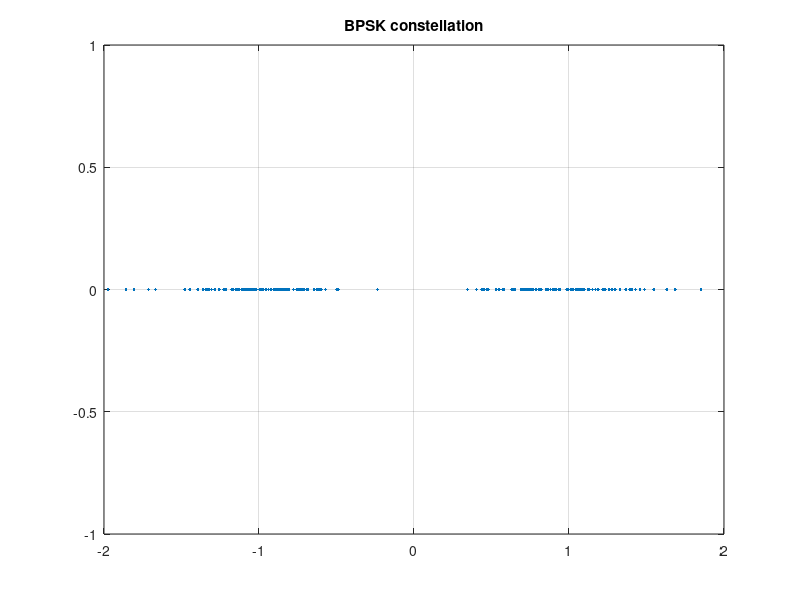
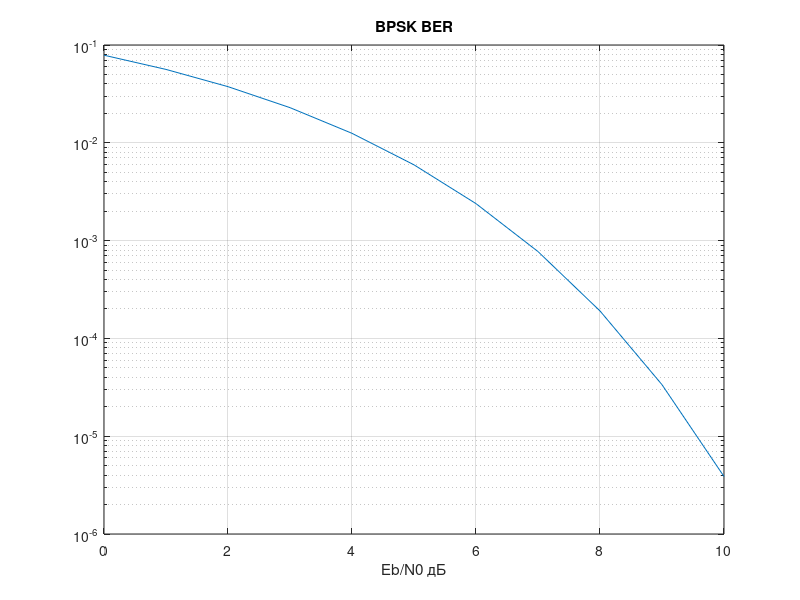

Here is the MATLAB script that generated these plots, in order:
% BPSK
% Созвездие + BER(Eb/N0)

noise = 0.3; Ns = 200;
bits = randi([0 1], 1, Ns);
sym = 1 - 2*bits;
rx = sym + noise*randn(1, Ns);
figure;
plot(real(rx), imag(rx), '.');
title('BPSK constellation'); axis([-2 2 -1 1]); grid on;
ebn0 = 0:1:10;
figure;
semilogy(ebn0, 0.5*erfc(sqrt(10.^(ebn0/10))));
title('BPSK BER'); xlabel('Eb/N0 дБ'); grid on;

%{
@play
{
 "title": "BPSK",
 "groups": [
  {
   "name": "Канал",
   "controls": [
    {
     "var": "noise",
     "label": "Шум σ",
     "min": 0.05,
     "max": 1.0,
     "step": 0.05,
     "default": 0.3
    }
   ]
  }
 ]
}
%}
